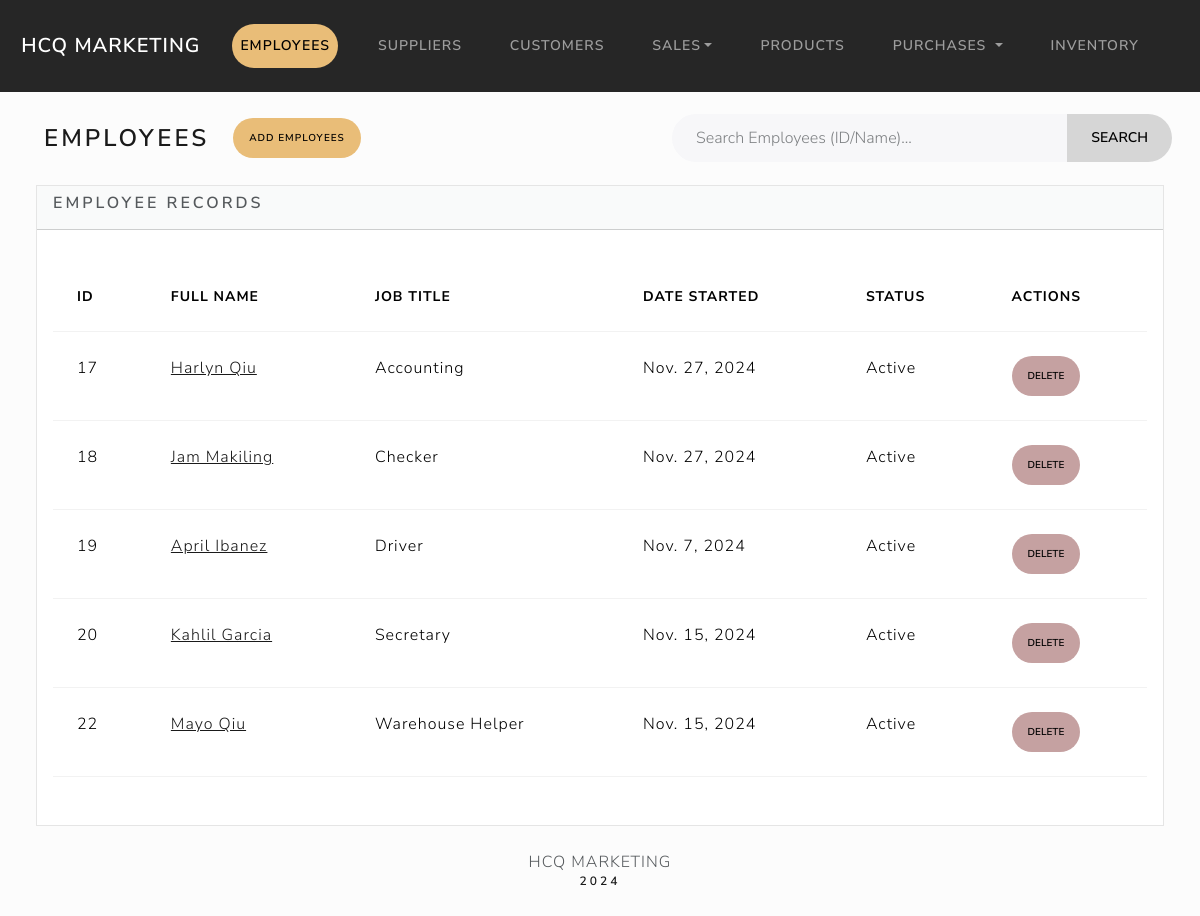
/employees/, run on the app's committed database.
### employees/models.py (models this page shows)
class Employees(models.Model):
    JOB_TITLE = [
        ('Accounting', 'Accounting'),
        ('Checker', 'Checker'),
        ('Driver', 'Driver'),
        ('Guard', 'Guard'),
        ('Sales Agent', 'Sales Agent'),
        ('Secretary', 'Secretary'),
        ('Warehouse Helper', 'Warehouse Helper'),
    ]
    Employee_Status = [
        ('Active', 'Active'),
        ('Inactive', 'Inactive'),
        ('Suspended', 'Suspended'),
        ('Terminated', 'Terminated'),
    ]
    full_name = models.CharField(max_length=200)
    address = models.CharField(max_length=500, null=True, blank=True)
    phone = models.CharField(max_length=15, null=True)
    email = models.EmailField(blank=True, null=True)
    job_title = models.CharField(max_length=50, choices=JOB_TITLE)
    dateStart = models.DateField(null=True, blank=True)
    status = models.CharField(max_length=20, choices=Employee_Status, default='Active')
    emergency_name = models.CharField(max_length=200, null=True, blank=True)
    emergency_contact = models.CharField(max_length=15, null=True, blank=True)

### employees/views.py (the view)
# urls.py: path('employees/', views.employee_index, name='employees_index'),
def employee_index(request):
    search_query = request.GET.get('search', '')
    if search_query:
        employees = Employees.objects.filter(
            Q(id__icontains=search_query) | Q(full_name__icontains=search_query)
        ).order_by('id')
        results_count = employees.count()
        messages.info(request, f"{results_count} result(s) found for '{search_query}'.")
    else:
        employees = Employees.objects.all().order_by('id')
        results_count = 0
    return render(request, 'employees/index.html', {
        'employees': employees,
        'results_count': results_count
    })

### employees/templates/employees/index.html (shortened to what this page needs)
{% extends "base.html" %}
{% block body %}
<div class="d-flex justify-content-between align-items-center m-3">
    <div class="d-flex align-items-center">
        <h3 class="m-3">Employees</h3>
        <a href="{% url 'add_employee' %}" class="btn btn-add btn-sm ms-2">Add Employees</a>
    </div>
    <form method="get" action="" class="d-flex ms-auto" style="width: 500px;">
        <div class="input-group">
            <input type="text" class="form-control" placeholder="Search Employees (ID/Name)..." name="search" style="border-radius: 30px 0 0 30px;">
            <button class="btn btn-search" type="submit" style="border-radius: 0 30px 30px 0;">Search</button>
        </div>
    </form>
</div>
<div class="row">
    <div class="col-12">
        {% if employees %}
        <div class="card bg-light ms-4 me-4 mb-4">
            <div class="card-header">
                <h5 class="card-title">Employee Records</h5>
            </div>
            <div class="card-body">
                <p class="card-text">
                    <div class="table-responsive">
                        <table class="table table-hover">
                            <thead>
                            <tr>
                                <th scope="col">ID</th>
                                <th scope="col">Full Name</th>
                                <th scope="col">Job Title</th>
                                <th scope="col">Date Started</th>
                                <th scope="col">Status</th>
                                <th scope="col">Actions</th>
                            </tr>
                            </thead>
                            <tbody>
                                {% for employee in employees %}
                                <tr>
                                    <td>{{ employee.id }}</td>
                                    <td>
                                        <a href="{% url 'employees_detail' employee.id %}">
                                            {{ employee.full_name }}
                                        </a>
                                    </td>
                                    <td>{{ employee.job_title }}</td>
                                    <td>{{ employee.dateStart }}</td>
                                    <td>{{ employee.status }}</td>
                                    <td>
                                        <form action="{% url 'delete_employee' employee.id %}" method="post" class="d-inline">
                                            <button type="submit" class="btn btn-delete btn-sm">Delete</button>
                                        </form>
                                    </td>
                                </tr>
                                {% endfor %}
                            </tbody>
                        </table>
                    </div>
                </p>
            </div>
        </div>
        {% else %}
        <h5 class="alert alert-primary ms-4 me-4">No Employee Records</h5>
        {% endif %}
    </div>
</div>
{% endblock %}

### index/static/css/custom-styles.css (style rules this page uses)
.btn { border-radius: 50px; }
.btn-delete { --bs-btn-bg: #C5A1A1 !important; --bs-bg-opacity: 1 !important; --bs-btn-border-color: #C5A1A1 !important; --bs-btn-color: #000 !important; }
.btn-add { --bs-btn-bg: #E9BD78 !important; --bs-bg-opacity: 1 !important; --bs-btn-border-color: #E9BD78 !important; --bs-btn-color: #000 !important; }
.btn-search { --bs-btn-bg: #D6D6D6 !important; --bs-bg-opacity: 1 !important; --bs-btn-border-color: #D6D6D6 !important; --bs-btn-color: #000 !important; }

### data on the page
Employees: id "17", full_name "Harlyn Qiu", job_title "Accounting", dateStart "Nov. 27, 2024", status "Active"
Employees: id "18", full_name "Jam Makiling", job_title "Checker", dateStart "Nov. 27, 2024", status "Active"
Employees: id "19", full_name "April Ibanez", job_title "Driver", dateStart "Nov. 7, 2024", status "Active"
Employees: id "20", full_name "Kahlil Garcia", job_title "Secretary", dateStart "Nov. 15, 2024", status "Active"
Employees: id "22", full_name "Mayo Qiu", job_title "Warehouse Helper", dateStart "Nov. 15, 2024", status "Active"
